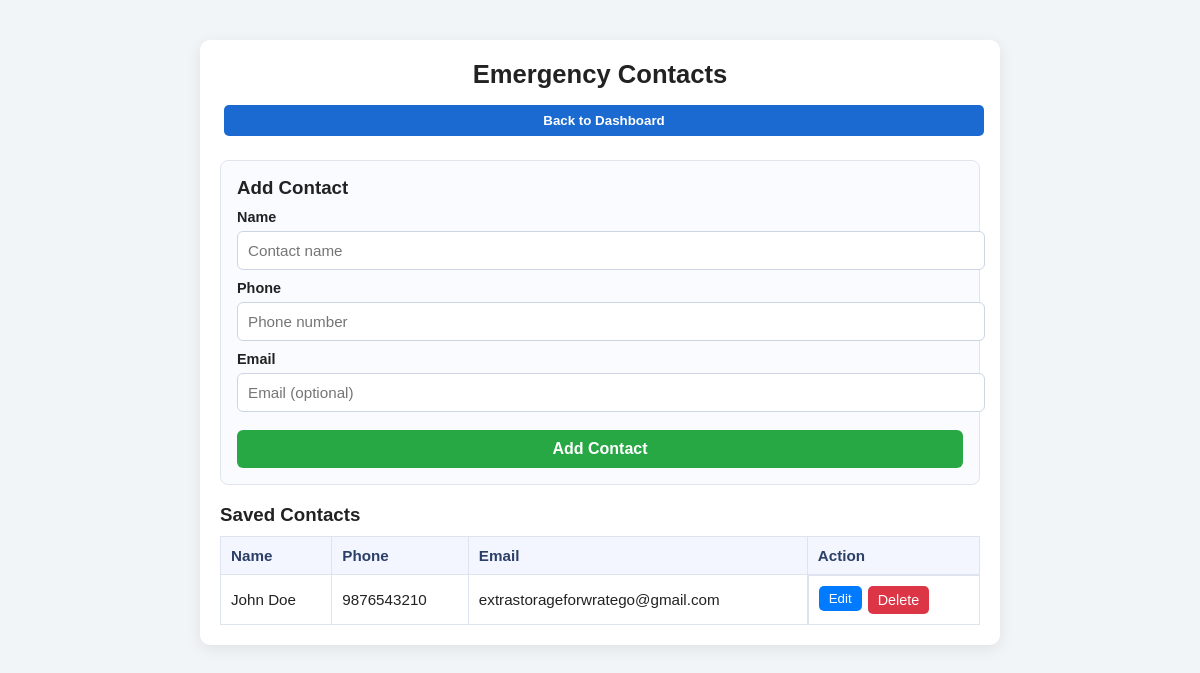
/contacts (signed in), run on the app's committed database.
### tables this page shows
CREATE TABLE emergency_contacts (
            id INTEGER PRIMARY KEY AUTOINCREMENT,
            user_id INTEGER,
            name TEXT NOT NULL,
            phone TEXT NOT NULL,
            email TEXT,
            FOREIGN KEY(user_id) REFERENCES users(id)
        );

### app.py (the view)
@app.route("/contacts")
def contacts():
    if "user_id" not in session:
        return redirect("/")
    user_id = session["user_id"]
    contacts = get_emergency_contacts(user_id)
    return render_template("contacts.html", contacts=contacts)

### app.py (called while the page is built)
@app.before_request
def initialize_db():
    create_table()

def get_db():
    conn = sqlite3.connect("users.db")
    conn.row_factory = sqlite3.Row
    return conn

def get_emergency_contacts(user_id):
    conn = get_db()
    cursor = conn.cursor()
    cursor.execute(
        "SELECT * FROM emergency_contacts WHERE user_id=? ORDER BY id DESC",
        (user_id,)
    )
    contacts = cursor.fetchall()
    conn.close()
    return contacts

### templates/contacts.html (shortened to what this page needs)
<!doctype html>
<html lang="en">
  <head>
    <link
      rel="stylesheet"
      href="{{ url_for('static', filename='style.css') }}"
    />
  </head>
  <body>
    <div class="page-wrap">
      <div class="card">
        <h2>Emergency Contacts</h2>
        <div class="nav-row">
          <a href="/dashboard"
            ><button type="button">Back to Dashboard</button></a
          >
        </div>
        <div class="form-box">
          <h3 style="margin: 0 0 10px">Add Contact</h3>
          <form method="POST" action="/add_contact">
            <label for="name">Name</label>
            <input
              id="name"
              name="name"
              type="text"
              placeholder="Contact name"
              required
            />
            <label for="phone">Phone</label>
            <input
              id="phone"
              name="phone"
              type="text"
              placeholder="Phone number"
              required
            />
            <label for="email">Email</label>
            <input
              id="email"
              name="email"
              type="email"
              placeholder="Email (optional)"
            />
            <button type="submit">Add Contact</button>
          </form>
        </div>
        <div class="table-box">
          <h3 style="margin-bottom: 8px">Saved Contacts</h3>
          {% if contacts %}
          <table>
            <thead>
              <tr>
                <th>Name</th>
                <th>Phone</th>
                <th>Email</th>
                <th>Action</th>
              </tr>
            </thead>
            <tbody>
              {% for contact in contacts %}
              <tr>
                <td>{{ contact['name'] }}</td>
                <td>{{ contact['phone'] }}</td>
                <td>{{ contact['email'] or '-' }}</td>
                <td style="display: flex; gap: 6px">
                  <a href="/edit_contact/{{ contact['id'] }}"
                    ><button
                      type="button"
                      style="
                        background: #007bff;
                        color: #fff;
                        border: none;
                        border-radius: 5px;
                        padding: 5px 10px;
                        cursor: pointer;
                      "
                    >
                      Edit
                    </button></a
                  >
                  <form
                    method="POST"
                    action="/delete_contact"
                    style="margin: 0"
                  >
                    <button class="delete-btn" type="submit">Delete</button>
                  </form>
                </td>
              </tr>
              {% endfor %}
            </tbody>
          </table>
          {% else %}
          <p class="empty-state">No emergency contacts saved yet.</p>
          {% endif %}
        </div>
      </div>
    </div>
  </body>
</html>

### static/style.css (style rules this page uses)
body { font-family: Arial, sans-serif; background: #f4f6f8; margin: 0; padding: 0; }
input { width: 100%; padding: 10px; margin-bottom: 12px; border: 1px solid #ccc; border-radius: 5px; }
button { width: 100%; padding: 10px; background: #007bff; color: white; border: none; border-radius: 5px; cursor: pointer; }
a { color: #007bff; text-decoration: none; }

### templates/contacts.html (style rules this page uses)
body { margin: 0; font-family: Arial, sans-serif; background: #f2f5f8; color: #222; }
.page-wrap { display: flex; justify-content: center; padding: 20px; }
.card { width: min(100%, 760px); background: #fff; border-radius: 10px; box-shadow: 0 4px 16px rgba(0, 0, 0, 0.08); padding: 20px; margin: 20px 0; }
h2 { margin: 0 0 12px; font-size: 1.6rem; text-align: center; }
.nav-row { text-align: center; margin-bottom: 20px; }
.nav-row a button { margin: 4px; border: none; background: #1b6ad2; color: white; padding: 8px 14px; border-radius: 5px; font-weight: 600; cursor: pointer; }
.form-box { background: #fafbff; border: 1px solid #e1e5ed; border-radius: 8px; padding: 16px; margin-bottom: 18px; }
.form-box label { display: block; margin-top: 8px; font-weight: 600; font-size: 0.9rem; }
.form-box input { width: 100%; display: block; margin-top: 6px; margin-bottom: 10px; padding: 10px; border: 1px solid #cdd5e2; border-radius: 6px; font-size: 0.95rem; }
.form-box button { margin-top: 8px; width: 100%; background: #28a745; border: none; border-radius: 6px; padding: 10px; font-size: 1rem; color: white; cursor: pointer; font-weight: 700; }
.table-box { margin-top: 10px; }
table { width: 100%; border-collapse: collapse; margin-top: 10px; }
th, td { border: 1px solid #dde3ef; text-align: left; padding: 10px; font-size: 0.95rem; }
th { background: #f3f6ff; color: #2c3f67; }
.delete-btn { background: #dc3545; color: #fff; border: none; border-radius: 5px; padding: 6px 10px; cursor: pointer; font-size: 0.9rem; }

### data on the page
emergency_contacts: name "John Doe", phone "9876543210", email "extrastorageforwratego@gmail.com"
